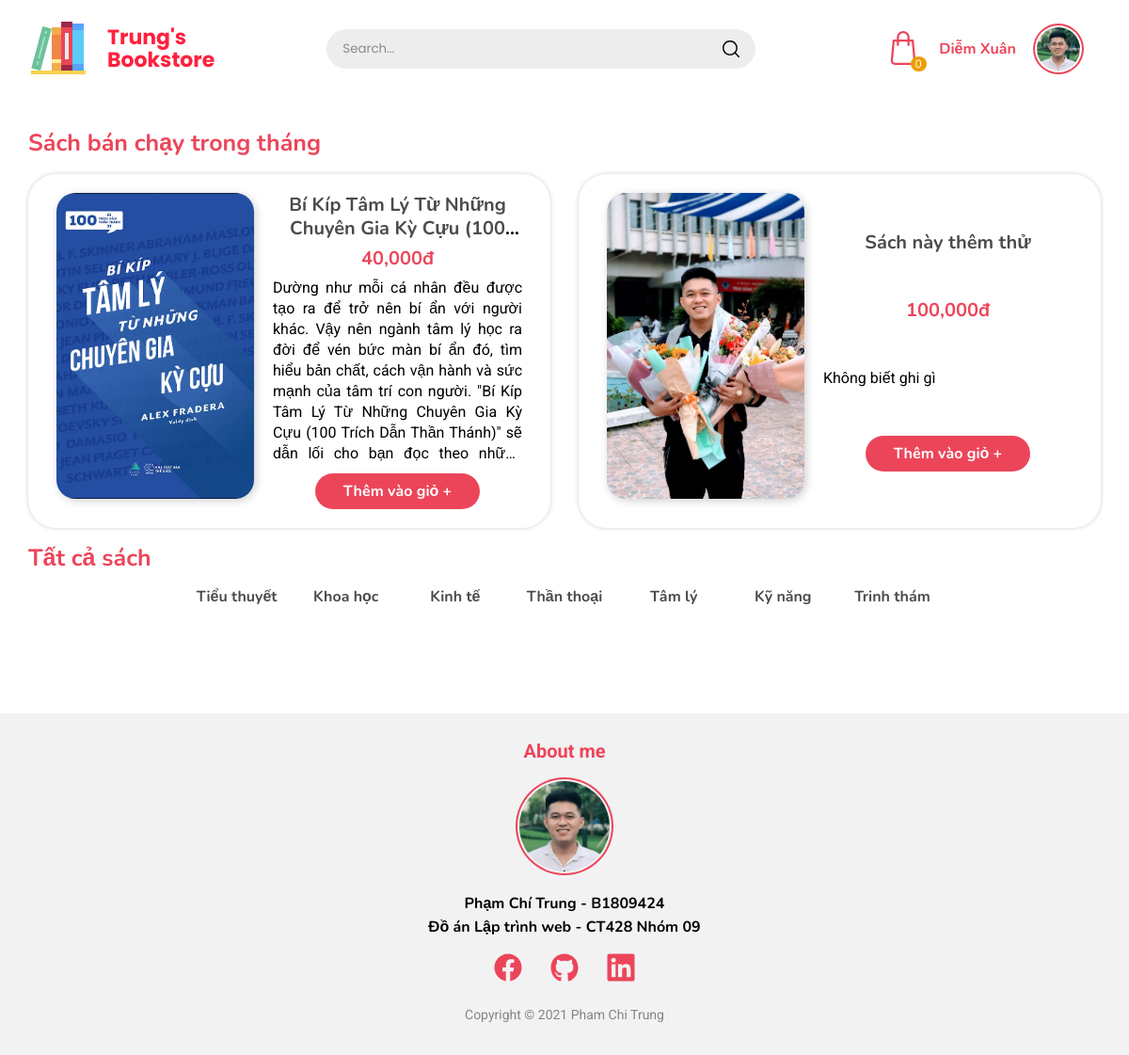
The app's page / (signed in) with its own data.
### tables this page shows
CREATE TABLE `loaihanghoa`  (
  `MaLoaiHang` int(11) NOT NULL AUTO_INCREMENT,
  `TenLoaiHang` varchar(255) NULL DEFAULT NULL,
  PRIMARY KEY (`MaLoaiHang`) USING BTREE
);

### App/Controllers/HomeController.php (called while the page is built, shortened)
<?php
class HomeController extends Controller
{
  private $book;
  private $bookKind;
  function __construct()
  {
    $this->book =  $this->model("BookModel");
    $this->bookKind =  $this->model("BookKindModel");
  }
  function index()
  {
    $data['books'] = $this->book->all();
    $data['popularBook'][] = $data['books'][35];
    $data['popularBook'][] = $data['books'][34];
    $data['popularBook'][] = $data['books'][34];
    $data['popularBook'][] = $data['books'][32];
    $data['popularBook'][] = $data['books'][31];
    $data['popularBook'][] = $data['books'][12];
    $data['popularBook'][] = $data['books'][23];
    $data['popularBook'][] = $data['books'][13];
    $data['popularBook'][] = $data['books'][14];
    $data['categories'] = $this->bookKind->all();
    $this->view("client", "home" . DS . "index", $data);
  }
}

### App/Core/App.php (called while the page is built, shortened)
<?php
class App
{
  private $controller = \DEFAULT_CONTROLLER;
  private $action = \DEFAULT_ACTION;
  function __construct()
  {
    $url = $this->urlProcess();
    if ($url[0] === "admin") {
      unset($url[0]);
      if (!isset($_SESSION['admin']) && \strtolower($url[1]) != "login") {
        $url[1] = "Login";
        $url[2] = "index";
      }
      if (file_exists(CONT . DS . "admin" . DS . ucfirst($url[1]) . "Controller.php")) {
        $this->controller = ucfirst($url[1]);
        $GLOBALS['currentRoute'] = $url[1];
        unset($url[1]);
      }
      $this->controller .= "Controller";
      require_once(CONT . DS . "admin" . DS . $this->controller . ".php");
      $this->controller = new $this->controller;
      if (method_exists($this->controller, $url[2])) {
        $this->action = $url[2];
        $GLOBALS['currentAction'] = $url[2];
        unset($url[2]);
      }
    } else {
      if (file_exists(CONT . DS . ucfirst($url[0]) . "Controller.php")) {
        $this->controller = ucfirst($url[0]);
        unset($url[0]);
      }
      $this->controller = $this->controller . "Controller";
      $this->controller = new $this->controller;
      if (isset($url[1]) && method_exists($this->controller, $url[1])) {
        $this->action = $url[1];
        unset($url[1]);
      }
    }
    $this->params = $url ? array_values($url) : [];
    call_user_func_array([$this->controller, $this->action], $this->params);
  }
  function urlProcess()
  {
    if (isset($_GET['url'])) {
      $url = explode('/', filter_var(trim($url = $_GET['url'])));
      if ($url[0] === "admin") {
        if (!isset($url[1]) || $url[1] === "") {
          $url[1] = \DEFAULT_CONTROLLER;
        }
        if (!isset($url[2]) || $url[2] === "") {
          $url[2] = \DEFAULT_ACTION;
        }
      }
      return $url;
    } else {
      return [
        DEFAULT_CONTROLLER,
        DEFAULT_ACTION,
      ];
    }
  }
}

### index.php (called while the page is built, shortened)
<?php
$app = new App();

### App/Core/Database.php (called while the page is built, shortened)
<?php
class Database
{
  public function __construct()
  {
    $this->db = new mysqli(DB_HOSTNAME, DB_USERNAME, DB_PASSWORD, DB_NAME);
  }
}

### App/Models/BookModel.php (called while the page is built, shortened)
<?php
class BookModel extends Database
{
  function all()
  {
    $sql = "SELECT * FROM view_DanhSachHangHoa";
    $result = $this->db->query($sql);
    if ($result->num_rows > 0) {
      return $result->fetch_all(MYSQLI_ASSOC);
    } else {
      return false;
    }
  }
}

### App/Models/BookKindModel.php (called while the page is built, shortened)
<?php
class BookKindModel extends Database
{
  private $table = "LOAIHANGHOA";
  function all()
  {
    $sql = "SELECT * FROM $this->table";
    $result = $this->db->query($sql);
    if ($result->num_rows > 0) {
      return $result->fetch_all(MYSQLI_ASSOC);
    } else {
      return false;
    }
  }
}

### App/Views/home/index.php (the view, shortened to what this page needs)
<div class="banner">
</div>
<?php if (isset($data['popularBook'])) : ?>
  <div class="popular-book__title">
    <h3>Sách bán chạy trong tháng</h3>
  </div>
  <section class="popular-book">
    <?php foreach ($data['popularBook'] as $key => $popularBook) : ?>
      <?php if ($key < 2) : ?>
        <div class="popular-book__item">
          <img class="popular-book__item__image" src="<?= DOCUMENT_ROOT . "/public/uploads/book-images/" . $popularBook['Hinh1'] ?>" alt="Best Seller Book">
          <div class="popular-book__item__info">
            <div class="popular-book__item__info__title"><a href="<?= DOCUMENT_ROOT . "/book/detail/" . $popularBook['MSHH'] ?>"><?= $popularBook['TenHH'] ?></a></div>
            <div class="popular-book__item__info__price"><?= number_format($popularBook['Gia'], 0, '', ',') ?>đ </div>
            <div class="popular-book__item__info__content"><?= $popularBook['GhiChu'] ?></div>
            <div class="popular-book__item__button" id="cartButton<?= $key  ?>">
              <?php
              $flag = 0;
              ?>
                <?php
              if ($flag == 0) {
                ?>
                <button onClick="addToCart(<?= $popularBook['MSHH'] ?>, <?= $key ?>)" class="btn btn--primary">Thêm vào giỏ +</button>
              <?php
              }
              ?>
            </div>
          </div>
        </div>
      <?php endif; ?>
    <?php endforeach; ?>
  </section>
<?php endif; ?>
<div class="category-book__title">
  <h3>Tất cả sách</h3>
</div>
<nav>
  <ul id="navCategory" class="nav">
    <?php foreach ($data['categories'] as $key => $category) : ?>
      <?php if ($key + 1 <= 13) : ?>
        <li onclick="addCategory(this)" class="nav__item" value="<?= $category['MaLoaiHang'] ?>"><?= $category['TenLoaiHang'] ?></li>
      <?php endif; ?>
    <?php endforeach; ?>
</nav>

### public/css/style.css (style rules this page uses)
:root { --primary-color: #ec455a; --secondary-color: #f7566b; --third-color: #ff7183; --active-color: #c83245; --hover-color: #df4155; --content-color: #4b4b4b; --font-title: "Nunito", sans-serif; --font-content: "Roboto", sans-serif; }
* { margin: 0; padding: 0; box-sizing: border-box; transition: all 100ms; }
ul, li { list-style-type: none; }
a { text-decoration: none; color: var(--content-color); }
body { font-family: var(--font-title); font-size: 1rem; line-height: 1; }
h3 { font-size: 25px; font-family: var(--font-title); font-weight: bold; color: var(--primary-color); margin: 20px 0; }
.btn { font-family: var(--font-title); font-weight: bold; font-size: 16px; padding: 8px 30px; outline: none; border-radius: 60px; border: none; transition: all 300ms; }
.btn--primary { background-color: var(--primary-color); color: #fff; }

### public/css/home.css (style rules this page uses)
nav { display: flex; justify-content: center; }
.nav { z-index: 999; margin-bottom: 36px; color: var(--content-color); font-family: var(--font-title); width: 70%; font-weight: bold; font-size: 16px; display: grid; grid-template-columns: 1fr 1fr 1fr 1fr 1fr 1fr 1fr; grid-gap: 20px 15px; justify-items: center; }
.nav li { cursor: pointer; }
.nav__item { cursor: pointer; transition: all 200ms ease-in-out; }
.banner { margin: 20px 0; width: 100%; }
.popular-book { width: 100%; display: grid; grid-template-columns: 1fr 1fr; grid-gap: 30px; }
.popular-book__item { display: grid; grid-template-columns: 0.7fr 1fr; grid-gap: 20px; padding: 20px 30px; border-radius: 30px; box-shadow: 0 0 5px rgba(0, 0, 0, 0.19); transition: all 300ms ease-in; }
.popular-book__item__image { width: 210px; height: 325px; object-fit: cover; border-radius: 20px; box-shadow: 2px 2px 10px rgba(0, 0, 0, 0.19); }
.popular-book__item__button { grid-column: 1 / span 2; display: grid; justify-content: center; }
.popular-book__item__info { display: flex; flex-direction: column; justify-content: space-evenly; }
.popular-book__item__info > *:not(:last-child) { margin-bottom: 10px; }
.popular-book__item__info__title { text-align: center; font-family: var(--font-title); font-weight: bold; font-size: 20px; line-height: 25px; overflow: hidden; text-overflow: ellipsis; display: -webkit-box; -webkit-line-clamp: 2; -webkit-box-orient: vertical; }
.popular-book__item__info__price { font-size: 20px; font-weight: bold; color: var(--primary-color); text-align: center; }
.popular-book__item__info__content { font-family: var(--font-content); line-height: 22px; overflow: hidden; text-align: justify; text-overflow: ellipsis; display: -webkit-box; -webkit-line-clamp: 9; -webkit-box-orient: vertical; }
.category-book__title { display: flex; justify-content: space-between; align-items: center; }

### records on screen
loaihanghoa: $category['MaLoaiHang'] 1 (drawn), TenLoaiHang "Tiểu thuyết"
loaihanghoa: $category['MaLoaiHang'] 2 (drawn), TenLoaiHang "Khoa học"
loaihanghoa: $category['MaLoaiHang'] 3 (drawn), TenLoaiHang "Kinh tế"
loaihanghoa: $category['MaLoaiHang'] 4 (drawn), TenLoaiHang "Thần thoại"
loaihanghoa: $category['MaLoaiHang'] 5 (drawn), TenLoaiHang "Tâm lý"
loaihanghoa: $category['MaLoaiHang'] 6 (drawn), TenLoaiHang "Kỹ năng"
loaihanghoa: $category['MaLoaiHang'] 11 (drawn), TenLoaiHang "Trinh thám"

### other values on screen
count($_SESSION['booksInCart']) "0"
$_SESSION['userDetail']['HoTenKH'] "Diễm Xuân"
$popularBook['TenHH'] "Bí Kíp Tâm Lý Từ Những Chuyên Gia Kỳ Cựu…"
$popularBook['Gia'] "40,000"
$popularBook['TenHH'] "Sách này thêm thử"
$popularBook['Gia'] "100,000"
$popularBook['GhiChu'] "Không biết ghi gì"
